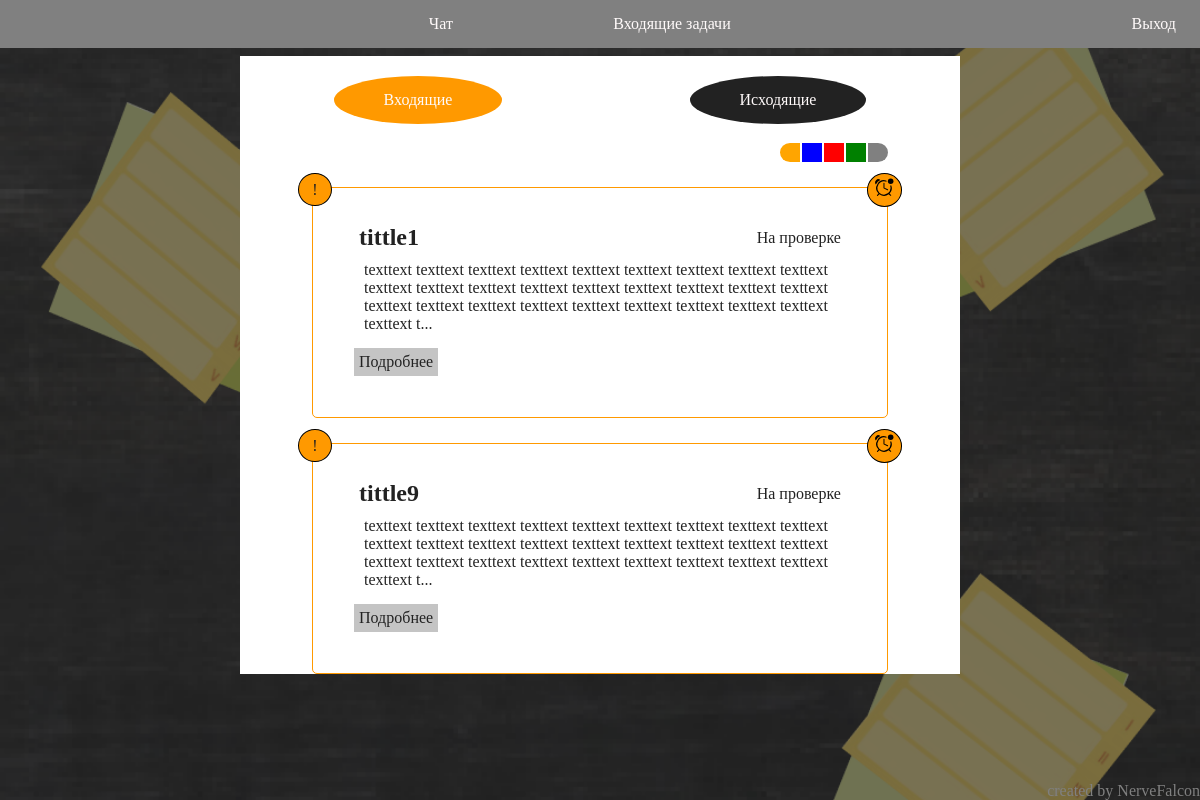
Page /inTasks/verified/1 (signed in) on the committed database.
### tables this page shows
CREATE TABLE `status` (
  `id` int(11) NOT NULL,
  `ru` text NOT NULL,
  `en` text NOT NULL,
  `color` text NOT NULL,
  `but_in` text NOT NULL,
  `but_out` text NOT NULL
);

CREATE TABLE `tasks` (
  `id` int(11) NOT NULL,
  `id_from` int(11) NOT NULL,
  `title` text NOT NULL,
  `text` text NOT NULL,
  `deadline` date NOT NULL,
  `file_way` text NOT NULL,
  `id_status` int(11) NOT NULL DEFAULT '1'
);

### app/controllers/InTaskController.php (called while the page is built, shortened)
<?php
class InTaskController extends Controller
{
	public function __construct()
	{
		$this->model = new InTaskModel();
	}
	public function ActionList(string $filter = null, int $page = 1, $showTasks = 4)
	{
		if (count(array_diff(explode('+', $filter), $this->model->GetEnStatus())) > 0)
		{
			return false;
		}
		$countPages = $this->model->GetCountInTasks($filter);
		$countPages = ceil($countPages / $showTasks);
		$pages = [$countPages, $page];
		$tasks = $this->model->GetListInTasks($page, $filter);
		foreach ($tasks as $key => $task)
		{
			$tasks[$key]['type'] = "in";
			$tasks[$key]['short_text'] = substr($task['text'], 0, 253) . "...";
			$tasks[$key]['seen'] = rand(0, 1);
			$tasks[$key]['diff'] = (new DateTime($tasks[$key]['deadline']))->diff(new DateTime)->format("%a");
		}
		$this->view->Generate('task/listView.php', [$pages, $tasks]);
		return true;
	}
}

### app/bootstrap.php (called while the page is built, shortened)
<?php
require_once 'core/Model.php';
require_once 'core/View.php';
require_once 'core/Route.php';
Route::start();

### index.php (called while the page is built, shortened)
<?php
require_once 'app/bootstrap.php';

### app/models/TaskModel.php (called while the page is built, shortened)
<?php
class TaskModel extends Model
{
	public static function GetAllStatus(): array
	{
		$db = self::SqlConnect();
        $res = $db->query("SELECT * FROM status")->fetch_all(1);
		foreach ($res as $key => $value) {
			$result[$value['en']] = $value;
		}
		return $result;
	}
	public static function GetEnStatus(): array
	{
		$db = self::SqlConnect();
        $res = $db->query("SELECT en FROM status")->fetch_all(1);
		foreach ($res as $key => $value) {
			$result[] = $value['en'];
		}
		return $result;
	}
	public static function FilterSetting(string $status): string
	{
		$url = explode('/', Route::GetURI());
		$currentStatus = $url[count($url) - 2];
		$currentStatus = explode('+', $currentStatus);
		return implode('+', self::ToggleInArray($currentStatus, $status, "await"));
	}
}

### app/core/Model.php (called while the page is built, shortened)
<?php
class Model
{
	public static function ToggleInArray(array $array, $toggle, $zeroElement, $assocKey = null): array
	{
		if (in_array($toggle, $array))
		{
			$array = array_diff($array, [$toggle]);
			if (count($array) < 1)
			{
				$array[$assocKey] = $zeroElement;
			}
			return $array;
		}
		else
		{
			$array[$assocKey] = $toggle;
			return $array;
		}
	}
	public static function SqlConnect(): mysqli
	{
		$data = include("static/configs/db.php");
		$sql = new mysqli($data['hostname'], $data['username'], $data['password'], $data['database']);
		$sql->set_charset('utf-8');
		return $sql;
	}
}

### app/models/InTaskModel.php (called while the page is built, shortened)
<?php
include "TaskModel.php";
class InTaskModel extends TaskModel
{
    public function __construct()
    {
        $this->db = self::SqlConnect();
    }
    public function GetListInTasks(int $page, $filter, $showTasks = 4)
    {
        $filter = "'" . str_replace('+', '\', \'', $filter) . "'";
        $res = $this->db->query("SELECT tasks.*, status.ru as status, status.but_in as butIn, status.but_out as butOut FROM (tasks INNER JOIN workers ON workers.id_user = $_SESSION[id] AND tasks.id = workers.id_task) INNER JOIN status ON status.id = tasks.id_status AND status.en IN ($filter) ORDER BY tasks.deadline LIMIT " . ($page - 1)*$showTasks . "," . $showTasks . "");
        return $this->Fetch($res);
    }
}

### app/core/View.php (the view, shortened to what this page needs)
<?php
class View
{
	public function Generate(string $contentView, array $params = null, string $templateView = "templateView.php")
	{
		include "app/views/" . $templateView;
	}
	public static function BuildFilter(int $currentPage): string
	{
		$status = TaskModel::GetAllStatus();
		$result = "<div class=\"filter Tright\">";
		foreach ($status as $stat)
		{
			$href = TaskModel::FilterSetting($stat['en']) . "/$currentPage";
			$color = $stat['color'];
			$result .= "<a class=\"element bg-$color\" href=\"../$href\"></a> ";
		}
		$result .= "</div>";
		return $result;
	}
}

### app/views/task/listView.php (shortened to what this page needs)
<?php
$pages = $params[0];
$params = $params[1];
?>
<section class="tasks">
	<div class="links flex-container-row flex-around">
		<a href="/inTasks" class="<?php if ($params[0]['type'] == 'in') echo 'selected '; ?>flex-item">Входящие</a>
		<a href="/outTasks" class="<?php if ($params[0]['type'] == "out") echo 'selected '; ?>flex-item">Исходящие</a>
	</div>
	<?php echo View::BuildFilter($pages[1]); ?>
	<div class="list">
		<?php foreach ($params as $task) : ?>
			<?php ($task['diff'] > 30) ? $left = "Осталось больше месяца" : $left = "Осатлось " . $task['diff'] . " дней"; ?>
			<div class="task">
				<div class="bg-color1 notify notify-left <?php if (!$task['seen']) echo "hidden"; ?>">!</div>
				<div class="bg-color1 notify notify-right <?php if ($task['diff'] < 30) echo "bg-red"; ?>">
					<abbr title="<?php echo "$task[deadline] $left"; ?>">
					</abbr>
				</div>
				<div class="top flex-container-row flex-around">
					<h2 class="flex-item flex-item-row-first"><?php echo $task['title'] ?></h2>
					<span class="status flex-item flex-item-row-last"><?php echo $task['status'] ?></span>
				</div>
				<div class="desc">
					<?php $key = (strlen($task['text']) > 256) ? 'short_text' : 'text'; ?>
					<?php echo $task[$key]; ?>
				</div>
				<div class="top flex-container-row flex-between">
					<a href="/<?php echo $task['type']; ?>Task/<?php echo $task['id'] ?>" class="button flex-item flex-item-row-first">Подробнее</a>
				</div>
			</div>
		<?php endforeach; ?>
	</div>
</section>

### static/css/style.css (style rules this page uses)
*, *::after, *::before { margin: 0; padding: 0; }
html { height: 100%; }
body { height: 100%; background-image: url("/static/img/BG.png"); background-size: 100% auto; background-position: 0 30%; background-repeat: repeat-y; background-attachment: fixed; color: #FFFAFA; }
a { color: inherit; text-decoration: inherit; }
section:not(.auth):not(.createUser) { color: #222222; background-color: white; box-sizing: border-box; }
.flex-container-row { display: flex; text-align: center; flex-flow: row nowrap; }
.flex-between { justify-content: space-between; }
.flex-around { justify-content: space-around; }
.flex-item { margin: auto; }
.flex-item-row-first { text-align: left; margin-left: 2%; }
.flex-item-row-last { text-align: right; margin-right: 2%; }
.Tright { text-align: right; }
.button { background-color: #C4C4C4; margin: 5px; padding: 5px; }
.bg-color1 { background-color: #FF9900; }
.bg-red { background-color: red; }
.bg-green { background-color: green; }
.bg-blue { background-color: blue; }
.bg-gray { background-color: gray; }
.bg-orange { background-color: orange; }
.tasks .links>* { background-color: #222222; margin: 20px; padding: 15px 50px; border-radius: 50%; color: #FFFAFA; }
.tasks .links .selected { background-color: #FF9900; }
.filter .element { padding: 1px 10px; content: " "; margin: 1px; }
.filter .element:first-child { border-top-left-radius: 50%; border-bottom-left-radius: 50%; }
.filter .element:last-child { border-top-right-radius: 50%; border-bottom-right-radius: 50%; margin-right: 10%; }
.task { position: relative; border: 1px solid #FF9900; border-radius: 5px; margin: 25px 10%; }
.notify { position: absolute; top: -15px; border: 1px black solid; border-radius: 50%; }
.notify-left { left: -15px; padding: 5pt 10pt; }
.notify-right { right: -15px; padding: 3pt 5pt; }
.task { box-sizing: border-box; padding: 5%; }
.task .desc { margin: 10px 15px; }

### rows in the picture
tasks: title "tittle1", id_status.ru "На проверке", text "texttext texttext texttext texttext texttext texttext texttext texttext texttext texttext texttext texttext texttext texttext texttext texttext texttext texttext texttext texttext texttext texttext texttext texttext texttext texttext texttext texttext t..."
tasks: title "tittle9", id_status.ru "На проверке", text "texttext texttext texttext texttext texttext texttext texttext texttext texttext texttext texttext texttext texttext texttext texttext texttext texttext texttext texttext texttext texttext texttext texttext texttext texttext texttext texttext texttext t..."
